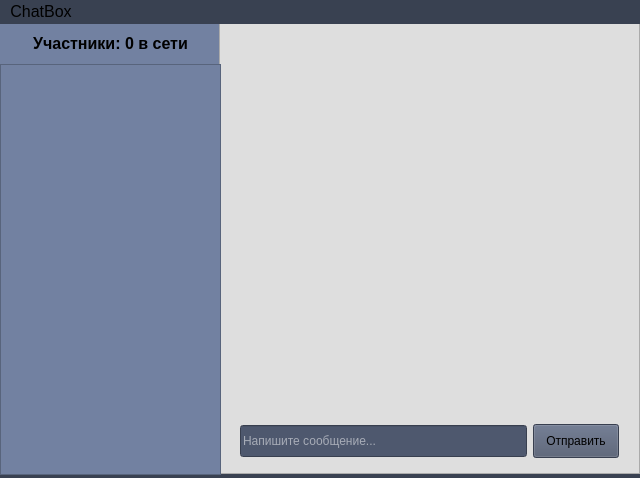
<?xml version="1.0" encoding="UTF-8"?>
<ui version="4.0">
 <class>MainWindow</class>
 <widget class="QMainWindow" name="MainWindow">
  <property name="geometry">
   <rect>
    <x>0</x>
    <y>0</y>
    <width>640</width>
    <height>478</height>
   </rect>
  </property>
  <property name="windowTitle">
   <string>ChatBox</string>
  </property>
  <property name="windowIcon">
   <iconset>
    <normaloff>logo.ico</normaloff>logo.ico</iconset>
  </property>
  <property name="styleSheet">
   <string notr="true">background-color: rgb(57, 65, 81);</string>
  </property>
  <widget class="QWidget" name="centralwidget">
   <widget class="QFrame" name="frame">
    <property name="geometry">
     <rect>
      <x>-1</x>
      <y>-1</y>
      <width>221</width>
      <height>451</height>
     </rect>
    </property>
    <property name="styleSheet">
     <string notr="true">background-color: rgb(114, 129, 161);</string>
    </property>
    <property name="frameShape">
     <enum>QFrame::StyledPanel</enum>
    </property>
    <property name="frameShadow">
     <enum>QFrame::Raised</enum>
    </property>
   </widget>
   <widget class="QFrame" name="frame_2">
    <property name="geometry">
     <rect>
      <x>219</x>
      <y>-1</y>
      <width>421</width>
      <height>451</height>
     </rect>
    </property>
    <property name="styleSheet">
     <string notr="true">background-color: rgb(222, 222, 222);</string>
    </property>
    <property name="frameShape">
     <enum>QFrame::StyledPanel</enum>
    </property>
    <property name="frameShadow">
     <enum>QFrame::Raised</enum>
    </property>
   </widget>
   <widget class="QLabel" name="label">
    <property name="geometry">
     <rect>
      <x>30</x>
      <y>10</y>
      <width>161</width>
      <height>19</height>
     </rect>
    </property>
    <property name="font">
     <font>
      <family>Arial</family>
      <pointsize>12</pointsize>
      <weight>75</weight>
      <bold>true</bold>
     </font>
    </property>
    <property name="styleSheet">
     <string notr="true">background-color: rgb(114, 129, 161);</string>
    </property>
    <property name="text">
     <string>Участники: 0 в сети</string>
    </property>
    <property name="alignment">
     <set>Qt::AlignCenter</set>
    </property>
   </widget>
   <widget class="QTextBrowser" name="textBrowser">
    <property name="geometry">
     <rect>
      <x>0</x>
      <y>40</y>
      <width>211</width>
      <height>411</height>
     </rect>
    </property>
    <property name="styleSheet">
     <string notr="true">background-color: rgb(114, 129, 161);</string>
    </property>
   </widget>
   <widget class="QTextEdit" name="textEdit">
    <property name="geometry">
     <rect>
      <x>0</x>
      <y>40</y>
      <width>221</width>
      <height>411</height>
     </rect>
    </property>
    <property name="styleSheet">
     <string notr="true">background-color: rgb(114, 129, 161);</string>
    </property>
    <property name="readOnly">
     <bool>true</bool>
    </property>
   </widget>
   <widget class="QPushButton" name="pushButton_2">
    <property name="geometry">
     <rect>
      <x>533</x>
      <y>400</y>
      <width>86</width>
      <height>34</height>
     </rect>
    </property>
    <property name="styleSheet">
     <string notr="true">background-color: rgba(78, 88, 110, 255);</string>
    </property>
    <property name="text">
     <string>Отправить</string>
    </property>
   </widget>
   <widget class="QLineEdit" name="lineEdit_3">
    <property name="geometry">
     <rect>
      <x>240</x>
      <y>401</y>
      <width>287</width>
      <height>32</height>
     </rect>
    </property>
    <property name="styleSheet">
     <string notr="true">background-color: rgba(78, 88, 110, 255);
color: rgb(255, 255, 255);</string>
    </property>
    <property name="text">
     <string/>
    </property>
    <property name="placeholderText">
     <string>Напишите сообщение...</string>
    </property>
    <property name="clearButtonEnabled">
     <bool>false</bool>
    </property>
   </widget>
   <widget class="QTextEdit" name="textEdit_2">
    <property name="geometry">
     <rect>
      <x>220</x>
      <y>0</y>
      <width>421</width>
      <height>401</height>
     </rect>
    </property>
    <property name="styleSheet">
     <string notr="true">background-color: rgba(255, 255, 255, 0); color: black</string>
    </property>
    <property name="readOnly">
     <bool>true</bool>
    </property>
    <property name="html">
     <string>&lt;!DOCTYPE HTML PUBLIC &quot;-//W3C//DTD HTML 4.0//EN&quot; &quot;http://www.w3.org/TR/REC-html40/strict.dtd&quot;&gt;
&lt;html&gt;&lt;head&gt;&lt;meta name=&quot;qrichtext&quot; content=&quot;1&quot; /&gt;&lt;style type=&quot;text/css&quot;&gt;
p, li { white-space: pre-wrap; }
&lt;/style&gt;&lt;/head&gt;&lt;body style=&quot; font-family:'Noto Sans'; font-size:10pt; font-weight:400; font-style:normal;&quot;&gt;
&lt;p style=&quot;-qt-paragraph-type:empty; margin-top:0px; margin-bottom:0px; margin-left:0px; margin-right:0px; -qt-block-indent:0; text-indent:0px;&quot;&gt;&lt;br /&gt;&lt;/p&gt;&lt;/body&gt;&lt;/html&gt;</string>
    </property>
   </widget>
  </widget>
  <widget class="QMenuBar" name="menubar">
   <property name="geometry">
    <rect>
     <x>0</x>
     <y>0</y>
     <width>640</width>
     <height>35</height>
    </rect>
   </property>
   <property name="font">
    <font>
     <pointsize>12</pointsize>
    </font>
   </property>
   <property name="styleSheet">
    <string notr="true">background-color: rgb(57, 65, 81);</string>
   </property>
   <widget class="QMenu" name="menuChatBox">
    <property name="font">
     <font>
      <family>Arial</family>
      <pointsize>10</pointsize>
      <weight>75</weight>
      <bold>true</bold>
     </font>
    </property>
    <property name="styleSheet">
     <string notr="true">background-color: rgb(57, 65, 81);</string>
    </property>
    <property name="title">
     <string>ChatBox</string>
    </property>
    <addaction name="action_2"/>
    <addaction name="action_3"/>
   </widget>
   <addaction name="menuChatBox"/>
  </widget>
  <action name="action">
   <property name="text">
    <string>Изменить тему</string>
   </property>
  </action>
  <action name="action_2">
   <property name="text">
    <string>Выйти из аккаунта</string>
   </property>
  </action>
  <action name="action_3">
   <property name="text">
    <string>Выход</string>
   </property>
  </action>
 </widget>
 <resources/>
 <connections/>
</ui>
